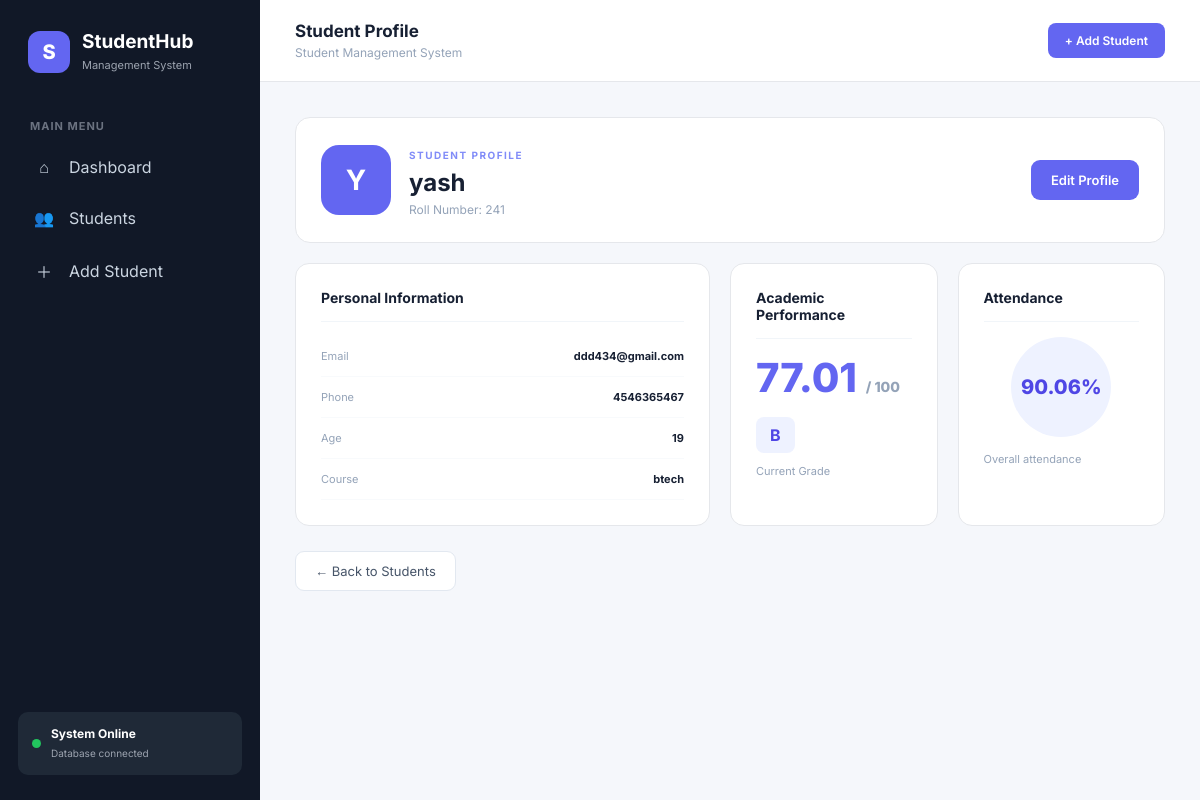
Screenshot of /student/1 with the database file from the repository.
### tables this page shows
CREATE TABLE students (
            id INTEGER PRIMARY KEY AUTOINCREMENT,
            name TEXT NOT NULL,
            roll TEXT NOT NULL UNIQUE,
            email TEXT NOT NULL,
            course TEXT NOT NULL,
            age INTEGER,
            phone TEXT,
            attendance REAL DEFAULT 0,
            marks REAL DEFAULT 0
        );

### app.py (the view)
@app.route("/student/<int:student_id>")
def student_details(student_id):
    conn = get_db_connection()
    student = conn.execute(
        "SELECT * FROM students WHERE id = ?",
        (student_id,)
    ).fetchone()
    conn.close()
    if student is None:
        flash("Student not found!", "error")
        return redirect(url_for("view_students"))
    return render_template(
        "student_details.html",
        student=student
    )

### app.py (called while the page is built)
def get_db_connection():
    conn = sqlite3.connect(DATABASE)
    conn.row_factory = sqlite3.Row
    return conn

def calculate_grade(marks):
    if marks >= 90:
        return "A+"
    elif marks >= 80:
        return "A"
    elif marks >= 70:
        return "B"
    elif marks >= 60:
        return "C"
    elif marks >= 50:
        return "D"
    else:
        return "F"

@app.context_processor
def utility_functions():
    return dict(calculate_grade=calculate_grade)

### templates/student_details.html (shortened to what this page needs)
{% extends "base.html" %}
{% block page_heading %}
Student Profile
{% endblock %}
{% block content %}
<div class="profile-header">
    <div class="big-avatar">
        {{ student.name[0].upper() }}
    </div>
    <div>
        <span class="welcome-tag">
            STUDENT PROFILE
        </span>
        <h1>
            {{ student.name }}
        </h1>
        <p>
            Roll Number: {{ student.roll }}
        </p>
    </div>
    <div class="profile-actions">
        <a
            href="{{ url_for(
                'edit_student',
                student_id=student.id
            ) }}"
            class="primary-btn"
        >
            Edit Profile
        </a>
    </div>
</div>
<div class="profile-grid">
    <div class="profile-card">
        <h3>
            Personal Information
        </h3>
        <div class="info-row">
            <span>Email</span>
            <strong>
                {{ student.email }}
            </strong>
        </div>
        <div class="info-row">
            <span>Phone</span>
            <strong>
                {{ student.phone or 'Not provided' }}
            </strong>
        </div>
        <div class="info-row">
            <span>Age</span>
            <strong>
                {{ student.age or 'Not provided' }}
            </strong>
        </div>
        <div class="info-row">
            <span>Course</span>
            <strong>
                {{ student.course }}
            </strong>
        </div>
    </div>
    <div class="profile-card">
        <h3>
            Academic Performance
        </h3>
        <div class="performance-number">
            {{ student.marks }}
            <span>/ 100</span>
        </div>
        <div class="grade-large">
            {{ calculate_grade(student.marks) }}
        </div>
        <p>
            Current Grade
        </p>
    </div>
    <div class="profile-card">
        <h3>
            Attendance
        </h3>
        <div class="attendance-circle">
            {{ student.attendance }}%
        </div>
        <p>
            Overall attendance
        </p>
    </div>
</div>
<div class="bottom-actions">
    <a href="{{ url_for('view_students') }}"
       class="secondary-btn">
        ← Back to Students
    </a>
</div>
{% endblock %}

### static/style.css (style rules this page uses)
* { box-sizing: border-box; }
body { margin: 0; font-family: 'Inter', Arial, sans-serif; background: #f5f7fb; color: #172033; }
.primary-btn { display: inline-block; background: #6366f1; color: white; border: none; padding: 12px 20px; border-radius: 9px; font-size: 13px; font-weight: 600; text-decoration: none; cursor: pointer; transition: 0.2s; }
.secondary-btn { display: inline-block; background: white; color: #475569; border: 1px solid #e2e8f0; padding: 11px 19px; border-radius: 9px; font-size: 13px; text-decoration: none; cursor: pointer; }
.welcome-tag { font-size: 10px; font-weight: 700; letter-spacing: 1.5px; color: #818cf8; }
.profile-header { background: white; border: 1px solid #e5e7eb; border-radius: 15px; padding: 25px; display: flex; align-items: center; gap: 18px; margin-bottom: 20px; }
.big-avatar { width: 65px; height: 65px; background: #eef2ff; color: #6366f1; border-radius: 17px; display: flex; align-items: center; justify-content: center; font-size: 25px; font-weight: 800; }
.profile-header h1 { margin: 5px 0; font-size: 24px; }
.profile-header p { margin: 0; color: #94a3b8; font-size: 12px; }
.profile-actions { margin-left: auto; }
.profile-grid { display: grid; grid-template-columns: 2fr 1fr 1fr; gap: 20px; }
.profile-card { background: white; border: 1px solid #e5e7eb; border-radius: 14px; padding: 25px; }
.profile-card h3 { margin-top: 0; font-size: 14px; padding-bottom: 15px; border-bottom: 1px solid #f1f5f9; }
.info-row { display: flex; justify-content: space-between; gap: 20px; padding: 13px 0; border-bottom: 1px solid #f8fafc; }
.info-row span { color: #94a3b8; font-size: 11px; }
.info-row strong { font-size: 11px; text-align: right; }
.performance-number { font-size: 40px; font-weight: 800; color: #6366f1; }
.performance-number span { font-size: 14px; color: #94a3b8; }
.grade-large { display: inline-block; margin-top: 15px; padding: 8px 14px; background: #eef2ff; color: #4f46e5; border-radius: 8px; font-weight: 700; }
.profile-card > p { color: #94a3b8; font-size: 11px; }
.attendance-circle { width: 100px; height: 100px; border-radius: 50%; background: #eef2ff; color: #4f46e5; display: flex; align-items: center; justify-content: center; font-size: 20px; font-weight: 800; margin: 15px auto; }
.bottom-actions { margin-top: 25px; }
.big-avatar { width: 70px; height: 70px; background: #6366f1; color: white; border-radius: 18px; display: flex; align-items: center; justify-content: center; font-size: 28px; font-weight: bold; }

### rows the page displays
students: name "Y", name "yash", roll "241", email "ddd434@gmail.com", phone "4546365467", age "19", course "btech", marks "77.01", marks "B", attendance "90.06"
